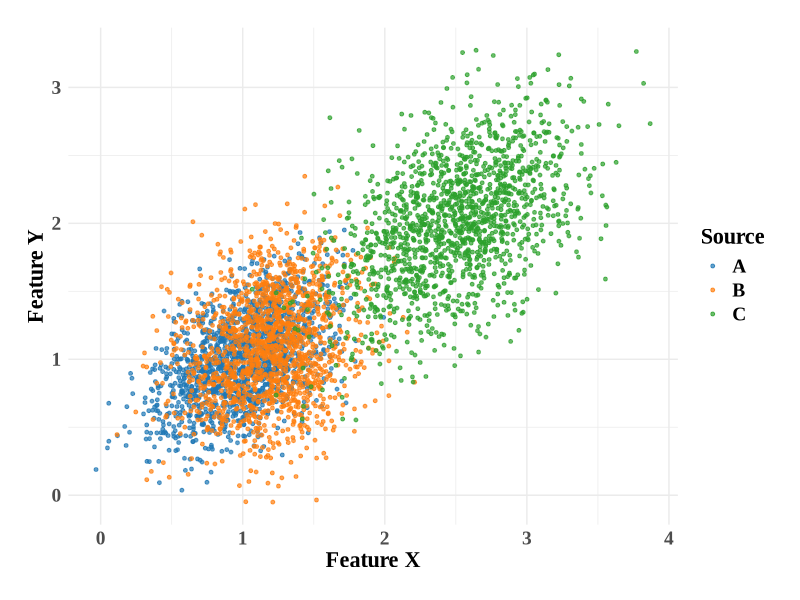
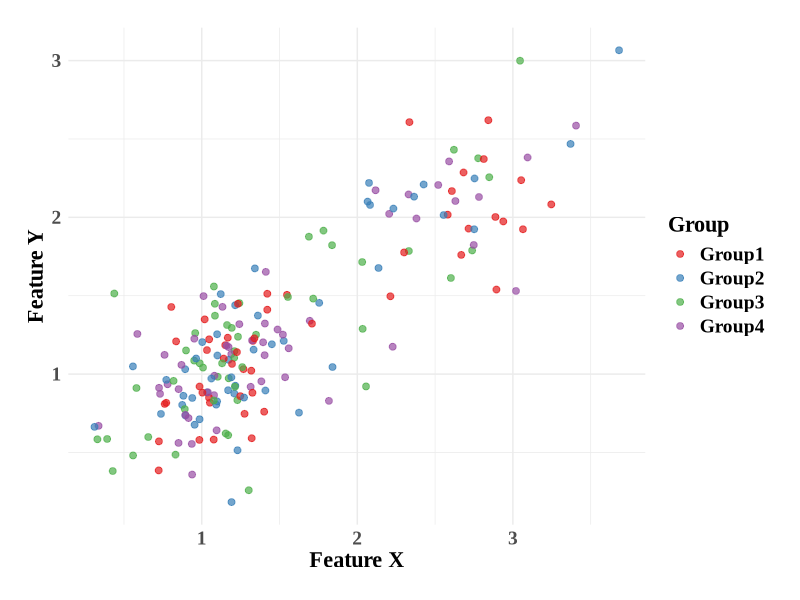
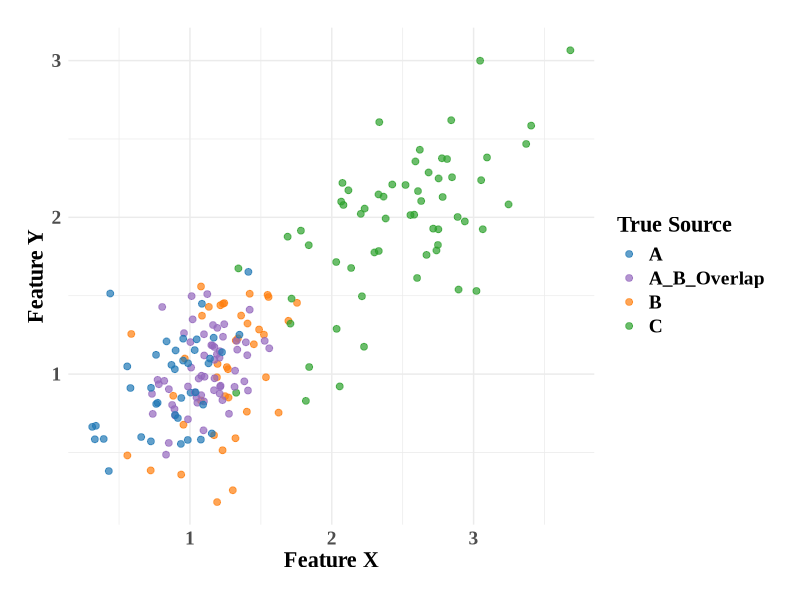
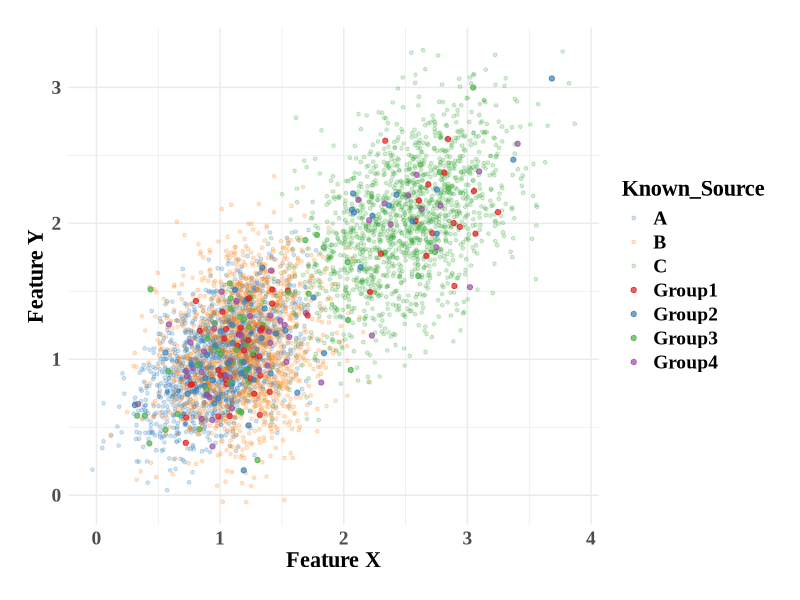

Source code (R) for these figures, in order:
# Libraries
library(MASS)
library(ggplot2)

# Data generation function
generate_traceability_data <- function(n_reference_per_source = 1500, n_test_points = 200, seed = 68) {
  set.seed(seed)
  
  source_parameters <- list(
    A = list(mu = c(1.0, 1.0), sigma = matrix(c(0.1, 0.05, 0.05, 0.1), nrow = 2)),
    B = list(mu = c(1.2, 1.1), sigma = matrix(c(0.1, 0.03, 0.03, 0.15), nrow = 2)),
    C = list(mu = c(2.5, 2.0), sigma = matrix(c(0.2, 0.1, 0.1, 0.2), nrow = 2))
  )
  
  reference_data <- data.frame()
  for (source_name in names(source_parameters)) {
    params <- source_parameters[[source_name]]
    source_data <- MASS::mvrnorm(n = n_reference_per_source, mu = params$mu, Sigma = params$sigma)
    ref_df <- data.frame(Sample_ID = paste0("Ref_", source_name, "_", 1:n_reference_per_source),
                         X = source_data[, 1], Y = source_data[, 2], Known_Source = source_name, Data_Type = "Reference", stringsAsFactors = FALSE)
    reference_data <- rbind(reference_data, ref_df)
  }
  
  test_points <- matrix(0, nrow = n_test_points, ncol = 2)
  true_sources <- character(n_test_points)
  
  n_A_B_overlap <- round(n_test_points * 0.3)
  n_A_only <- round(n_test_points * 0.2)
  n_B_only <- round(n_test_points * 0.2)
  n_C_only <- round(n_test_points * 0.3)
  
  overlap_center <- (source_parameters$A$mu + source_parameters$B$mu) / 2
  overlap_sigma <- (source_parameters$A$sigma + source_parameters$B$sigma) / 4
  test_points[1:n_A_B_overlap, ] <- MASS::mvrnorm(n = n_A_B_overlap, mu = overlap_center, Sigma = overlap_sigma)
  true_sources[1:n_A_B_overlap] <- "A_B_Overlap"
  
  A_center <- source_parameters$A$mu + (source_parameters$A$mu - source_parameters$B$mu) * 0.3
  start_idx <- n_A_B_overlap + 1
  end_idx <- n_A_B_overlap + n_A_only
  test_points[start_idx:end_idx, ] <- MASS::mvrnorm(n = n_A_only, mu = A_center, Sigma = source_parameters$A$sigma * 0.8)
  true_sources[start_idx:end_idx] <- "A"
  
  B_center <- source_parameters$B$mu + (source_parameters$B$mu - source_parameters$A$mu) * 0.3
  start_idx <- end_idx + 1
  end_idx <- end_idx + n_B_only
  test_points[start_idx:end_idx, ] <- MASS::mvrnorm(n = n_B_only, mu = B_center, Sigma = source_parameters$B$sigma * 0.8)
  true_sources[start_idx:end_idx] <- "B"
  
  start_idx <- end_idx + 1
  end_idx <- n_test_points
  test_points[start_idx:end_idx, ] <- MASS::mvrnorm(n = n_C_only, mu = source_parameters$C$mu, Sigma = source_parameters$C$sigma)
  true_sources[start_idx:end_idx] <- "C"
  
  test_data <- data.frame(Sample_ID = paste0("Test_", 1:n_test_points), X = test_points[, 1], Y = test_points[, 2], Data_Type = "Test", stringsAsFactors = FALSE)
  validation_info <- data.frame(Sample_ID = test_data$Sample_ID, True_Source = true_sources, stringsAsFactors = FALSE)
  
  list(reference_data = reference_data, test_data = test_data, validation_info = validation_info,
       parameters = list(reference_sources = c("A", "B", "C"), reference_size_per_source = n_reference_per_source,
                         test_distribution = c("A_B_Overlap" = n_A_B_overlap/n_test_points, "A" = n_A_only/n_test_points, "B" = n_B_only/n_test_points, "C" = n_C_only/n_test_points), random_seed = seed))
}

# Setup paths
save_path <- "./simulation_data"
if (!dir.exists(save_path)) dir.create(save_path, recursive = TRUE)
scatter_plots_path <- file.path(save_path, "validation_scatter_plots")
if (!dir.exists(scatter_plots_path)) dir.create(scatter_plots_path, recursive = TRUE)

# Generate data
trace_data <- generate_traceability_data(n_reference_per_source = 1500, n_test_points = 200, seed = 68)

# Split test data into groups
set.seed(68)
test_data <- trace_data$test_data
n_test <- nrow(test_data)
group_assignments <- sample(rep(1:4, length.out = n_test))
test_data$Group <- paste0("Group", group_assignments)

# Save data files
for (i in 1:4) {
  group_data <- test_data[test_data$Group == paste0("Group", i), ]
  write.csv(group_data, file.path(save_path, paste0("test_data_group", i, ".csv")), row.names = FALSE)
}
write.csv(trace_data$reference_data, file.path(save_path, "reference_data_known_sources.csv"), row.names = FALSE)
write.csv(test_data, file.path(save_path, "test_data_all_groups.csv"), row.names = FALSE)
write.csv(trace_data$validation_info, file.path(save_path, "validation_true_sources.csv"), row.names = FALSE)

# Theme setup
theme_custom <- theme_minimal() +
  theme(text = element_text(family = "Times New Roman", face = "bold", size = 14),
        axis.title = element_text(size = 16, face = "bold"),
        axis.text = element_text(size = 14, face = "bold"),
        legend.title = element_text(size = 16, face = "bold"),
        legend.text = element_text(size = 14, face = "bold"),
        plot.margin = margin(20, 20, 20, 20))

# Reference data plot
p_reference <- ggplot(trace_data$reference_data, aes(x = X, y = Y, color = Known_Source)) +
  geom_point(alpha = 0.7, size = 1) +
  scale_color_manual(values = c("A" = "#1f77b4", "B" = "#ff7f0e", "C" = "#2ca02c")) +
  labs(x = "Feature X", y = "Feature Y", color = "Source") +
  theme_custom

# Test data groups plot
p_test_groups <- ggplot(test_data, aes(x = X, y = Y, color = Group)) +
  geom_point(alpha = 0.7, size = 2) +
  scale_color_manual(values = c("Group1" = "#E41A1C", "Group2" = "#377EB8", "Group3" = "#4DAF4A", "Group4" = "#984EA3")) +
  labs(x = "Feature X", y = "Feature Y", color = "Group") +
  theme_custom

# Test data truth plot
test_with_truth <- merge(test_data, trace_data$validation_info, by = "Sample_ID")
p_test_truth <- ggplot(test_with_truth, aes(x = X, y = Y, color = True_Source)) +
  geom_point(alpha = 0.7, size = 2) +
  scale_color_manual(values = c("A" = "#1f77b4", "B" = "#ff7f0e", "C" = "#2ca02c", "A_B_Overlap" = "#9467bd")) +
  labs(x = "Feature X", y = "Feature Y", color = "True Source") +
  theme_custom

# Combined plot
p_combined <- ggplot() +
  geom_point(data = trace_data$reference_data, aes(x = X, y = Y, color = Known_Source), alpha = 0.2, size = 1) +
  geom_point(data = test_data, aes(x = X, y = Y, color = Group), alpha = 0.7, size = 1.5) +
  scale_color_manual(values = c("A" = "#1f77b4", "B" = "#ff7f0e", "C" = "#2ca02c",
                                "Group1" = "#E41A1C", "Group2" = "#377EB8", "Group3" = "#4DAF4A", "Group4" = "#984EA3")) +
  labs(x = "Feature X", y = "Feature Y") +
  theme_custom

# Save plots
ggsave(file.path(scatter_plots_path, "reference_data_plot.png"), p_reference, width = 10, height = 8, dpi = 300)
ggsave(file.path(scatter_plots_path, "test_data_groups_plot.png"), p_test_groups, width = 10, height = 8, dpi = 300)
ggsave(file.path(scatter_plots_path, "test_data_truth_plot.png"), p_test_truth, width = 10, height = 8, dpi = 300)
ggsave(file.path(scatter_plots_path, "combined_data_plot.png"), p_combined, width = 10, height = 8, dpi = 300)
